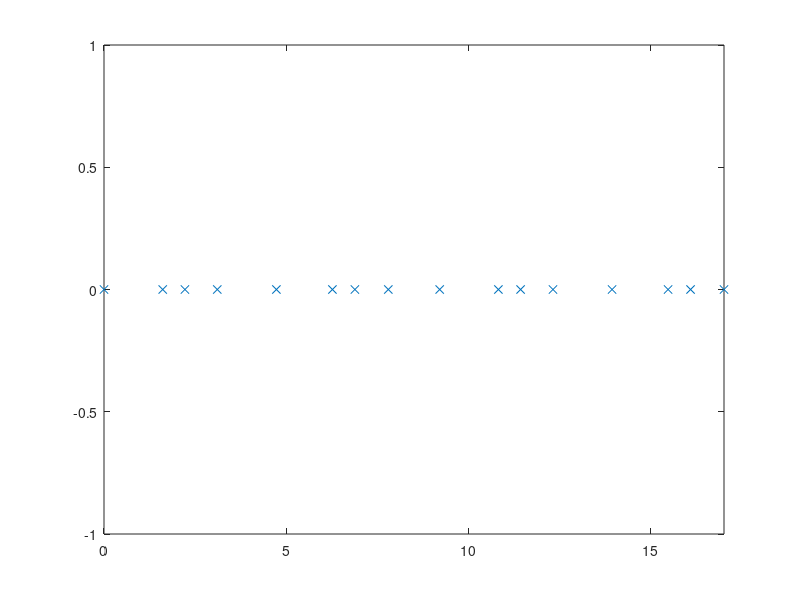

Source code (MATLAB): (Note: this script raises an error after producing the figure.)
%%
%  Distribution Search for Random Spacing Linear Array Side Lobe Optimization
%
%  Version 1
%  Zhengyu Peng
%%

clear;

%% Configuration
wavelength=1;
k=2*pi/wavelength;   % wave number
angleStep=0.05;
theta=0:angleStep:360;
elementNumber=16;
spacingMIN=0.5;
spacingMAX=2;
mainbeam=5;
thetaM=90;

count=1;
%% random search
for m=1:10000
%% random spacing
% d0, d1, d2, d3, d4, d5, d6, d7, d8, d9, d10, d11, d12, d13, d14

%     d=spacingMIN + (spacingMAX-spacingMIN).*rand(1,elementNumber-1);
%     d=[0,d];

%% random symmetrical spacing
% d0, d1, d2, d3, d4, d5, d6, d7, d6, d5, d4, d3, d2, d1, d0

% d=[spacingMIN/2 + (spacingMAX/2-spacingMIN/2).*rand(1), spacingMIN + (spacingMAX-spacingMIN).*rand(1,elementNumber/2-1)];
% d1=fliplr(d);
% d=[0,d1(1:length(d1)-1),d1(length(d1))+d(1),d(2:length(d))];

%% random spacing + shift
% d0, d1, d2, d3, d4, d5, d6, d7, d0, d1, d2, d3, d4, d5, d6

d=spacingMIN + (spacingMAX-spacingMIN).*rand(1,elementNumber/2-1);
d=[0,d,spacingMIN*2 + (spacingMAX*2-spacingMIN*2).*rand(1),d];

    for nn=2:length(d)
        d(nn)=d(nn-1)+d(nn);
    end
    
    %% check results
    % load('resultd.mat');
    % load('resultw.mat')
    % [r,c]=size(resultd);
    % nn=21;
    % d=resultd(nn,:);
    %w=resultw(nn,:)';
    
    plot(d,zeros(1,length(d)),'x');
    axis([0,d(length(d)),-1,1]);
    
    %% Array factor
    A=zeros(length(theta),elementNumber);
    for nn=1:length(d)
        A(:,nn)=exp(1i*k*d(nn)*cosd(theta));
    end
    
    %% Main lobe
    A_M=zeros(1,elementNumber);
    for nn=1:length(d)
        A_M(:,nn)=exp(1i*k*d(nn)*cosd(thetaM));
    end
    
    %% Side lobe
    theta_SL=[0:angleStep:thetaM-mainbeam/2,thetaM+mainbeam/2:angleStep:180];
    %theta_ML=90+mainbeam/2:angleStep:180;
    
    A_SL=zeros(length(theta_SL),elementNumber);
    for nn=1:length(d)
        A_SL(:,nn)=exp(1i*k*d(nn)*cosd(theta_SL));
    end
    
    %% Optimization
    cvx_begin
    variable w(elementNumber) complex
    minimize( max(abs(A_SL*w)) )
    subject to
    A_M*w==1;
    cvx_end
    
    if max(abs(A_SL*w))<10^(-10/20)
        resultd(count,:)=d;
        resultw(count,:)=w';
        resultSLL(count)=max(abs(A_SL*w));
        save('resultd.mat', 'resultd');
        save('resultw.mat', 'resultw');
        save('SLL.mat', 'resultSLL');
        count=count+1;
        %plot(theta,20*log10(abs(A*x(2:9))));
        %axis([0,180,-70,0]);
        %hold on;
    end
end
